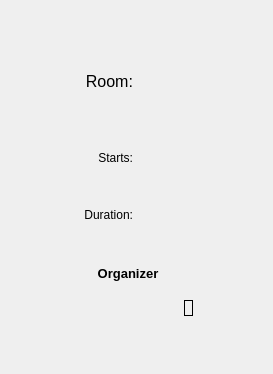
<?xml version="1.0" encoding="UTF-8"?>
<ui version="4.0">
 <class>EventInfoWindow</class>
 <widget class="QMainWindow" name="EventInfoWindow">
  <property name="geometry">
   <rect>
    <x>0</x>
    <y>0</y>
    <width>273</width>
    <height>374</height>
   </rect>
  </property>
  <property name="sizePolicy">
   <sizepolicy hsizetype="Fixed" vsizetype="Fixed">
    <horstretch>0</horstretch>
    <verstretch>0</verstretch>
   </sizepolicy>
  </property>
  <property name="windowTitle">
   <string>MainWindow</string>
  </property>
  <widget class="QWidget" name="centralwidget">
   <widget class="QWidget" name="verticalLayoutWidget">
    <property name="geometry">
     <rect>
      <x>0</x>
      <y>0</y>
      <width>271</width>
      <height>371</height>
     </rect>
    </property>
    <layout class="QVBoxLayout" name="LayoutWindow">
     <item>
      <widget class="QLabel" name="LabelEventName">
       <property name="sizePolicy">
        <sizepolicy hsizetype="Preferred" vsizetype="Expanding">
         <horstretch>0</horstretch>
         <verstretch>0</verstretch>
        </sizepolicy>
       </property>
       <property name="minimumSize">
        <size>
         <width>0</width>
         <height>50</height>
        </size>
       </property>
       <property name="maximumSize">
        <size>
         <width>16777215</width>
         <height>50</height>
        </size>
       </property>
       <property name="font">
        <font>
         <family>Cambria</family>
         <pointsize>18</pointsize>
         <weight>50</weight>
         <bold>false</bold>
        </font>
       </property>
       <property name="text">
        <string>&lt;event name&gt;</string>
       </property>
       <property name="scaledContents">
        <bool>false</bool>
       </property>
       <property name="alignment">
        <set>Qt::AlignCenter</set>
       </property>
       <property name="wordWrap">
        <bool>true</bool>
       </property>
      </widget>
     </item>
     <item>
      <layout class="QGridLayout" name="LayoutInfo">
       <item row="3" column="1">
        <widget class="QLabel" name="LabelDurationValue">
         <property name="text">
          <string>&lt;duration&gt;</string>
         </property>
        </widget>
       </item>
       <item row="0" column="1">
        <widget class="QLabel" name="LabelRoomValue">
         <property name="sizePolicy">
          <sizepolicy hsizetype="Preferred" vsizetype="Preferred">
           <horstretch>0</horstretch>
           <verstretch>0</verstretch>
          </sizepolicy>
         </property>
         <property name="minimumSize">
          <size>
           <width>0</width>
           <height>0</height>
          </size>
         </property>
         <property name="maximumSize">
          <size>
           <width>16777215</width>
           <height>16777215</height>
          </size>
         </property>
         <property name="font">
          <font>
           <pointsize>12</pointsize>
          </font>
         </property>
         <property name="text">
          <string>&lt;room&gt;</string>
         </property>
        </widget>
       </item>
       <item row="3" column="0">
        <widget class="QLabel" name="LabelDuration">
         <property name="text">
          <string>Duration:</string>
         </property>
         <property name="alignment">
          <set>Qt::AlignRight|Qt::AlignTrailing|Qt::AlignVCenter</set>
         </property>
        </widget>
       </item>
       <item row="2" column="0">
        <widget class="QLabel" name="LabelTime">
         <property name="text">
          <string>Starts:</string>
         </property>
         <property name="alignment">
          <set>Qt::AlignRight|Qt::AlignTrailing|Qt::AlignVCenter</set>
         </property>
        </widget>
       </item>
       <item row="2" column="1">
        <widget class="QLabel" name="LabelTimeValue">
         <property name="text">
          <string>&lt;time&gt;</string>
         </property>
        </widget>
       </item>
       <item row="0" column="0">
        <widget class="QLabel" name="LabelRoom">
         <property name="font">
          <font>
           <pointsize>12</pointsize>
          </font>
         </property>
         <property name="text">
          <string>Room:</string>
         </property>
         <property name="alignment">
          <set>Qt::AlignRight|Qt::AlignTrailing|Qt::AlignVCenter</set>
         </property>
        </widget>
       </item>
       <item row="1" column="0">
        <spacer name="verticalSpacer">
         <property name="orientation">
          <enum>Qt::Vertical</enum>
         </property>
         <property name="sizeType">
          <enum>QSizePolicy::Fixed</enum>
         </property>
         <property name="sizeHint" stdset="0">
          <size>
           <width>20</width>
           <height>20</height>
          </size>
         </property>
        </spacer>
       </item>
       <item row="4" column="1">
        <spacer name="verticalSpacer_2">
         <property name="orientation">
          <enum>Qt::Vertical</enum>
         </property>
         <property name="sizeType">
          <enum>QSizePolicy::Fixed</enum>
         </property>
         <property name="sizeHint" stdset="0">
          <size>
           <width>20</width>
           <height>20</height>
          </size>
         </property>
        </spacer>
       </item>
      </layout>
     </item>
     <item>
      <layout class="QHBoxLayout" name="LayoutPicture">
       <item>
        <spacer name="horizontalSpacer_3">
         <property name="orientation">
          <enum>Qt::Horizontal</enum>
         </property>
         <property name="sizeHint" stdset="0">
          <size>
           <width>40</width>
           <height>20</height>
          </size>
         </property>
        </spacer>
       </item>
       <item>
        <layout class="QVBoxLayout" name="LayoutOrganizer">
         <item>
          <widget class="QLabel" name="LabelOrganizer">
           <property name="sizePolicy">
            <sizepolicy hsizetype="Fixed" vsizetype="Preferred">
             <horstretch>0</horstretch>
             <verstretch>0</verstretch>
            </sizepolicy>
           </property>
           <property name="minimumSize">
            <size>
             <width>100</width>
             <height>0</height>
            </size>
           </property>
           <property name="font">
            <font>
             <pointsize>10</pointsize>
             <weight>75</weight>
             <bold>true</bold>
            </font>
           </property>
           <property name="text">
            <string>Organizer</string>
           </property>
           <property name="alignment">
            <set>Qt::AlignCenter</set>
           </property>
          </widget>
         </item>
         <item>
          <widget class="QLabel" name="LabelOrganizerValue">
           <property name="text">
            <string>&lt;name&gt;</string>
           </property>
           <property name="alignment">
            <set>Qt::AlignCenter</set>
           </property>
           <property name="wordWrap">
            <bool>true</bool>
           </property>
          </widget>
         </item>
         <item>
          <spacer name="verticalSpacer_3">
           <property name="orientation">
            <enum>Qt::Vertical</enum>
           </property>
           <property name="sizeType">
            <enum>QSizePolicy::Fixed</enum>
           </property>
           <property name="sizeHint" stdset="0">
            <size>
             <width>20</width>
             <height>50</height>
            </size>
           </property>
          </spacer>
         </item>
        </layout>
       </item>
       <item>
        <widget class="QLabel" name="LabelPicture">
         <property name="sizePolicy">
          <sizepolicy hsizetype="Fixed" vsizetype="Fixed">
           <horstretch>0</horstretch>
           <verstretch>0</verstretch>
          </sizepolicy>
         </property>
         <property name="frameShape">
          <enum>QFrame::Box</enum>
         </property>
         <property name="text">
          <string/>
         </property>
         <property name="pixmap">
          <pixmap>icons/user.png</pixmap>
         </property>
         <property name="alignment">
          <set>Qt::AlignCenter</set>
         </property>
        </widget>
       </item>
       <item>
        <spacer name="horizontalSpacer_2">
         <property name="orientation">
          <enum>Qt::Horizontal</enum>
         </property>
         <property name="sizeHint" stdset="0">
          <size>
           <width>40</width>
           <height>20</height>
          </size>
         </property>
        </spacer>
       </item>
      </layout>
     </item>
     <item>
      <spacer name="verticalSpacer_4">
       <property name="orientation">
        <enum>Qt::Vertical</enum>
       </property>
       <property name="sizeType">
        <enum>QSizePolicy::Fixed</enum>
       </property>
       <property name="sizeHint" stdset="0">
        <size>
         <width>20</width>
         <height>20</height>
        </size>
       </property>
      </spacer>
     </item>
    </layout>
   </widget>
  </widget>
 </widget>
 <resources/>
 <connections/>
</ui>
